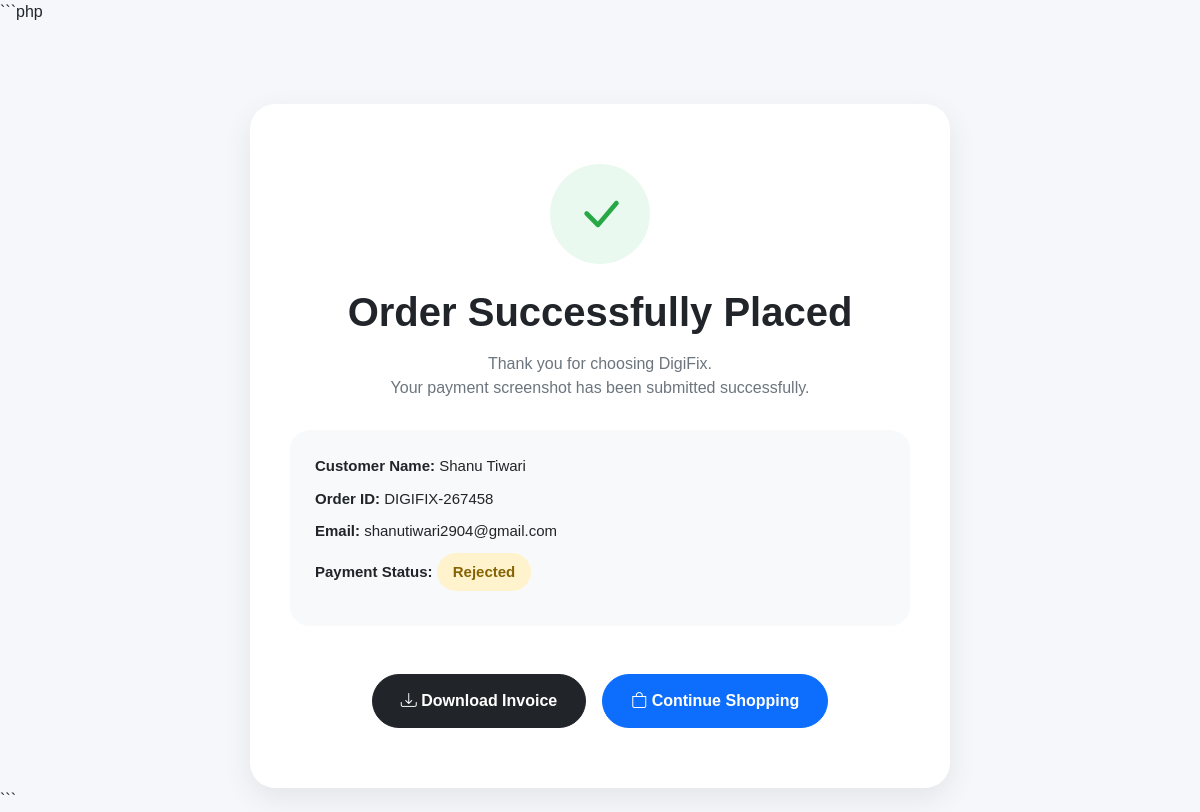
Screenshot of /order-success.php with the database file from the repository.
### tables this page shows
CREATE TABLE `checkout_orders` (
  `id` int(11) NOT NULL,
  `full_name` varchar(255) DEFAULT NULL,
  `email` varchar(255) DEFAULT NULL,
  `phone` varchar(20) DEFAULT NULL,
  `country` varchar(100) DEFAULT NULL,
  `state` varchar(100) DEFAULT NULL,
  `city` varchar(100) DEFAULT NULL,
  `street_address` text DEFAULT NULL,
  `flat_no` varchar(100) DEFAULT NULL,
  `notes` text DEFAULT NULL,
  `created_at` timestamp NOT NULL DEFAULT current_timestamp(),
  `order_custom_id` varchar(255) DEFAULT NULL,
  `payment_screenshot` text DEFAULT NULL,
  `payment_status` varchar(100) DEFAULT NULL
);

### order-success.php (the view, shortened to what this page needs)
<?php
include "DB.php";
$sql = "SELECT * FROM checkout_orders
ORDER BY id DESC LIMIT 1";
$result = mysqli_query($conn, $sql);
$order = mysqli_fetch_assoc($result);
?>
<!DOCTYPE html>
<html lang="en">
<head>
<link href="https://cdn.jsdelivr.net/npm/bootstrap@5.3.3/dist/css/bootstrap.min.css"
rel="stylesheet">
<link rel="stylesheet"
href="https://cdn.jsdelivr.net/npm/bootstrap-icons@1.11.3/font/bootstrap-icons.min.css">
</head>
<body>
<div class="container">
    <div class="success-box">
        <div class="success-icon">
            <i class="bi bi-check-lg"></i>
        </div>
        <h1 class="fw-bold mt-4">
            Order Successfully Placed
        </h1>
        <p class="info-text mt-3">
            Thank you for choosing DigiFix.<br>
            Your payment screenshot has been submitted successfully.
        </p>
        <div class="order-info">
            <p>
                <strong>Customer Name:</strong>
                <?php echo $order['full_name']; ?>
            </p>
            <p>
                <strong>Order ID:</strong>
                <?php echo $order['order_custom_id']; ?>
            </p>
            <p>
                <strong>Email:</strong>
                <?php echo $order['email']; ?>
            </p>
            <p>
                <strong>Payment Status:</strong>
                <span class="status-badge">
                <?php echo $order['payment_status']; ?>
                </span>
            </p>
        </div>
        <div class="d-flex flex-wrap justify-content-center gap-3 mt-5">
            <a href="invoice.php"
               class="btn btn-dark btn-custom">
               <i class="bi bi-download"></i>
               Download Invoice
            </a>
            <a href="Product.php"
               class="btn btn-primary btn-custom">
               <i class="bi bi-bag"></i>
               Continue Shopping
            </a>
        </div>
    </div>
</div>
</body>
</html>

### order-success.php (style rules this page uses)
body { background:#f5f7fb; font-family:Arial, Helvetica, sans-serif; }
.success-box { max-width:700px; margin:auto; margin-top:80px; background:#fff; border-radius:25px; padding:60px 40px; text-align:center; box-shadow:0 10px 30px rgba(0,0,0,0.08); }
.success-icon { width:100px; height:100px; background:#e9f9ef; color:#28a745; font-size:50px; display:flex; align-items:center; justify-content:center; border-radius:50%; margin:auto; }
.btn-custom { padding:14px 28px; border-radius:50px; font-weight:600; }
.info-text { color:#6c757d; font-size:16px; }
.order-info { background:#f8f9fa; border-radius:20px; padding:25px; margin-top:30px; text-align:left; }
.order-info p { margin-bottom:10px; font-size:15px; }
.status-badge { background:#fff3cd; color:#856404; padding:8px 16px; border-radius:30px; font-weight:600; display:inline-block; }

### rows the page displays
checkout_orders: full_name "Shanu Tiwari", order_custom "DIGIFIX-267458", email "shanutiwari2904@gmail.com", payment_status "Rejected"
